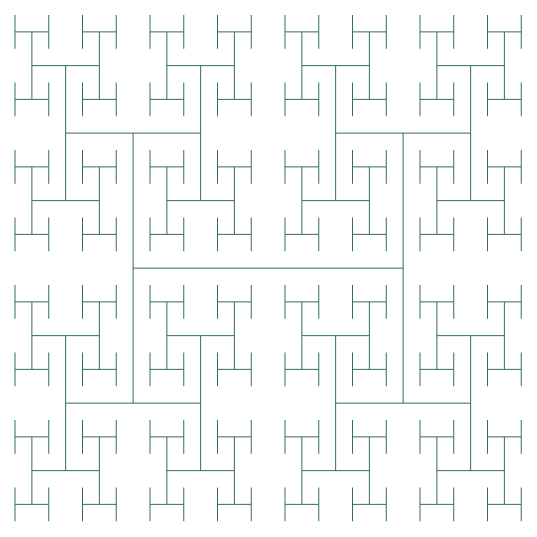

Generate this figure with Python:
# 教学改编练习，非赛事真题
# turtle用来绘制H形线段。
import turtle as t
import math
import random

t.setup(900, 700)
t.speed(0)
t.tracer(False)
t.ht()

# 根据起点和终点坐标画一条线段。
def line(x1, y1, x2, y2):
    t.penup()
    # 抬笔移动到线段起点，不画连接线。
    t.goto(x1, y1)
    t.pendown()
    # 从起点落笔，画到终点。
    t.goto(x2, y2)

# x、y是H的中心，size和depth控制大小与递归层数。
def htree(x, y, size, depth):
    # 没有更小的H要画时，停止递归。
    if depth == 0:
        return
    # H的每个端点距离中心都是边长的一半。
    half = size / 2
    line(x - half, y, x + half, y)
    line(x - half, y - half, x - half, y + half)
    line(x + half, y - half, x + half, y + half)
    # 依次处理这个H的左端和右端。
    for dx in [-half, half]:
        # 在每一端的上方和下方继续递归画小H。
        for dy in [-half, half]:
            htree(x + dx, y + dy, size / 2, depth - 1)

htree(0, 0, 270, 4)

t.update()
t.done()
